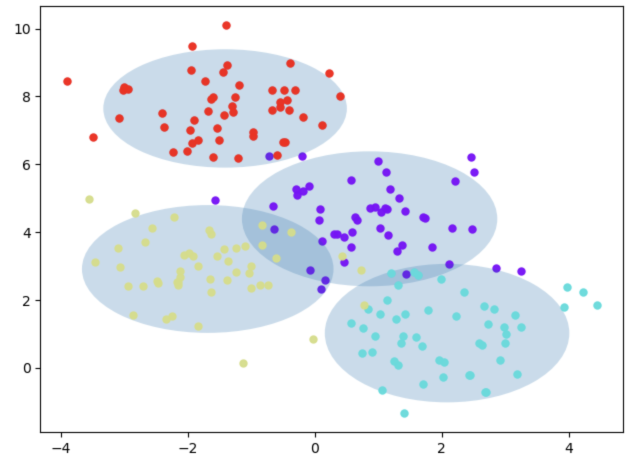
#> input picture labs/lab3/lab3py/1.png, 1280 x 932 px (shown at 1/2 size)
$ jupyter execute play.ipynb
#> lines starting #> are read from the running program, lines starting #| are printed output that depends on the picture
[cell 1]
from IPython.display import display
from PIL import Image

# Assignment 1

[cell 2]
from PIL import Image
import matplotlib.pyplot as plt

[cell 3]
# Open the image
img = Image.open("1.png")
#> img is the input picture: PIL image 1280x932 RGBA; mean R, G, B, A 233.6, 237.5, 243.1, 255
img_resized = img.resize((img.width // 3, img.height // 3))
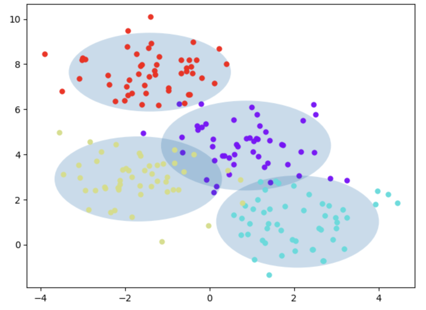
#> img_resized: PIL image 426x310 RGBA; mean R, G, B, A 233.5, 237.4, 243, 255
plt.imshow(img_resized)
#> (this line was passed over: IPython is not available in this run)
plt.axis("off")  # Hide axes
#> (this line was passed over: IPython is not available in this run)
plt.show()

# Assignment 3

when varialble is little, like 3, can assume feature independence. while like 10 variables, it is difficult to assume.

 full covariance matrices

[cell 4]
# Open the image
img = Image.open("iris.png")
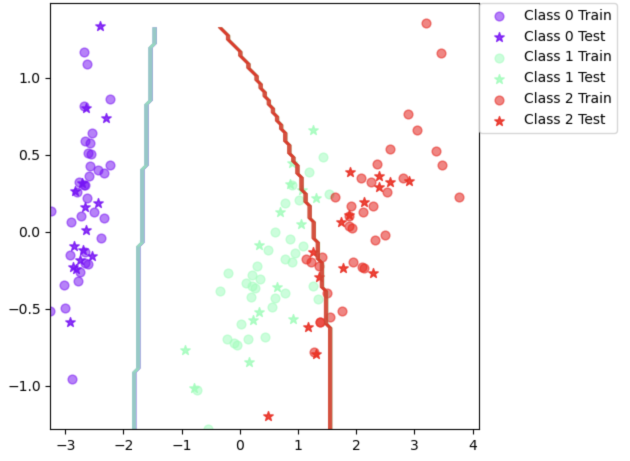
#> input picture labs/lab3/lab3py/iris.png, 1260 x 922 px (shown at 1/2 size)
#> img is the input picture: PIL image 1260x922 RGBA; mean R, G, B, A 248.6, 246.5, 247.6, 255
img_resized = img.resize((img.width // 2, img.height // 2))
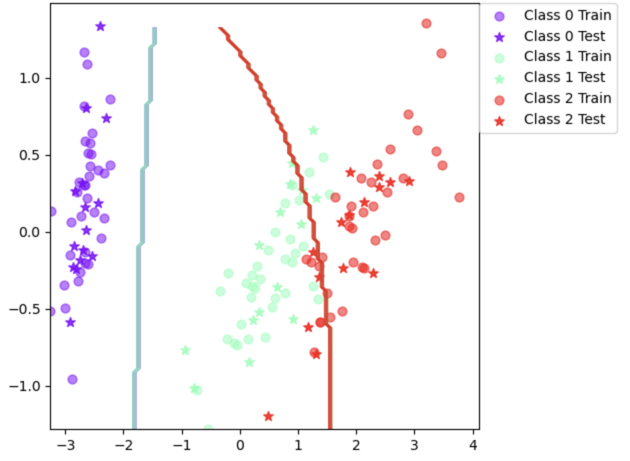
#> img_resized: PIL image 630x461 RGBA; mean R, G, B, A 248.5, 246.5, 247.5, 255
plt.imshow(img_resized)
#> (this line was passed over: IPython is not available in this run)
plt.axis("off")  # Hide axes
#> (this line was passed over: IPython is not available in this run)
plt.show()

[cell 5]
img = Image.open("vowel.png")
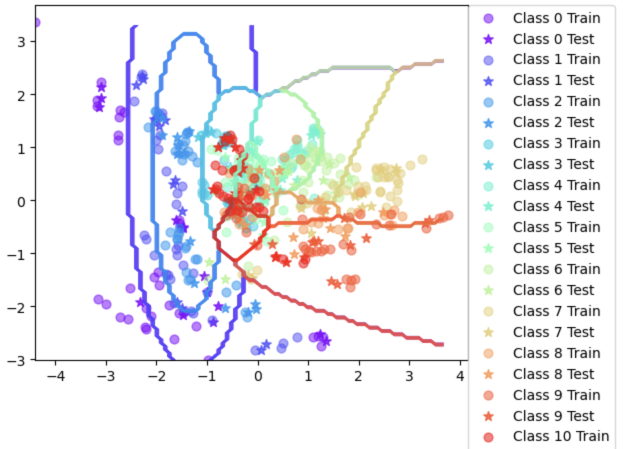
#> input picture labs/lab3/lab3py/vowel.png, 1246 x 898 px (shown at 1/2 size)
#> img is the input picture: PIL image 1246x898 RGBA; mean R, G, B, A 239.2, 237.8, 240.4, 255
img_resized = img.resize((img.width // 2, img.height //2 ))
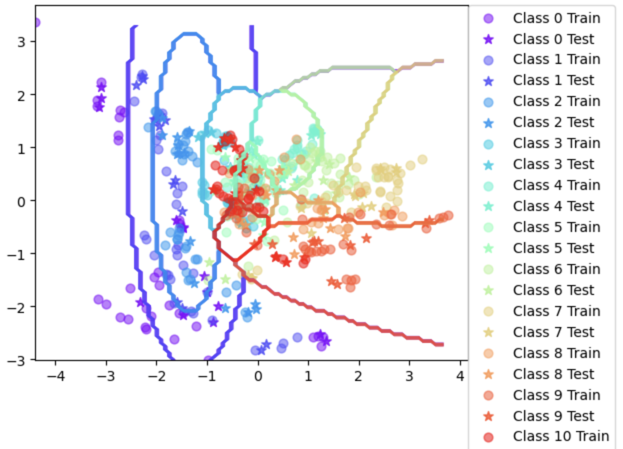
#> img_resized: PIL image 623x449 RGBA; mean R, G, B, A 239.2, 237.7, 240.4, 255
plt.imshow(img_resized)
#> (this line was passed over: IPython is not available in this run)
plt.axis("off")  # Hide axes
#> (this line was passed over: IPython is not available in this run)
plt.show()

# Assignment 5

1: no improvement, Adaboosting works for a weak classifier, we already have a strong classifier, so the accuracy is not high.

2: boundary is more simple

[cell 6]
img = Image.open("iris2.png")
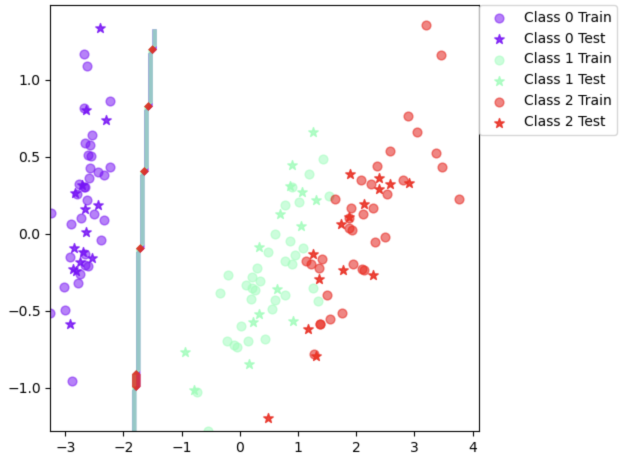
#> input picture labs/lab3/lab3py/iris2.png, 1252 x 942 px (shown at 1/2 size)
#> img is the input picture: PIL image 1252x942 RGBA; mean R, G, B, A 249, 247.5, 248.6, 255
img_resized = img.resize((img.width //1, img.height //1 ))
plt.imshow(img_resized)
#> (this line was passed over: IPython is not available in this run)
plt.axis("off")  # Hide axes
plt.show()
